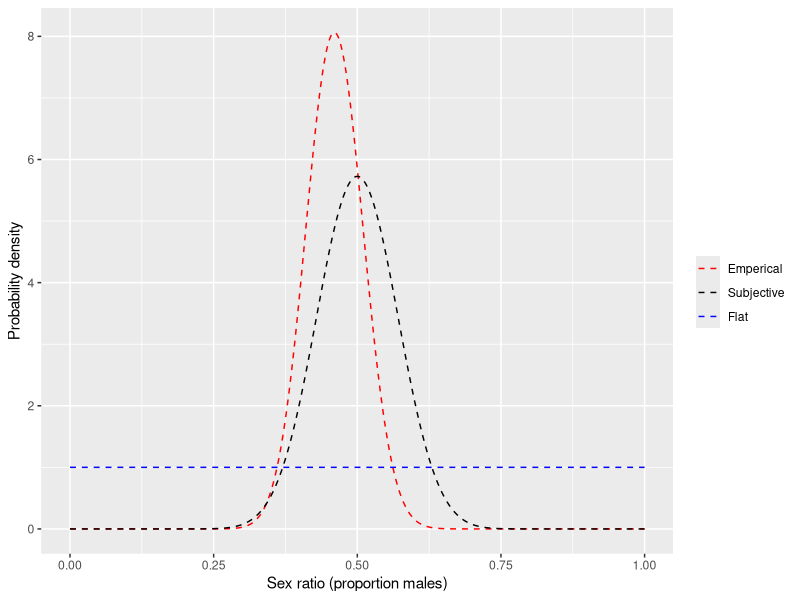
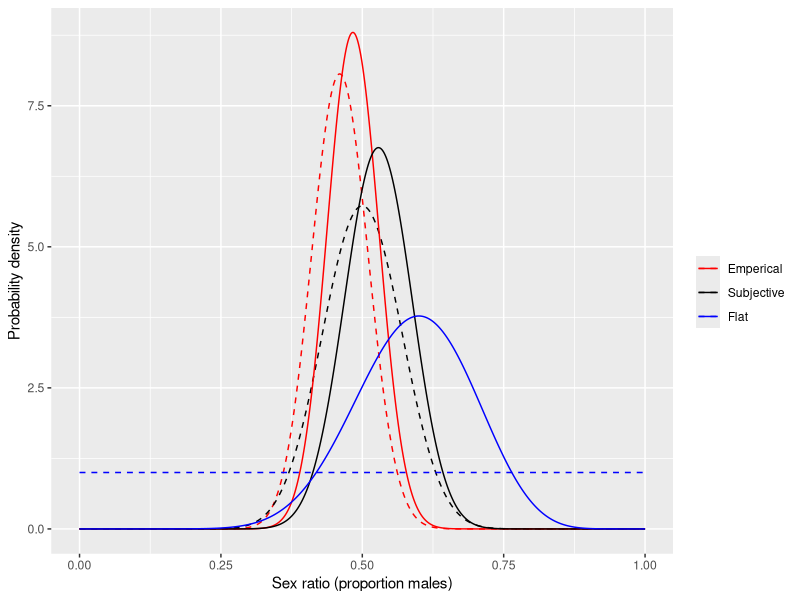

Recreate these plots in R, in order.
## ---- chunk 1
knitr::opts_chunk$set(echo = FALSE, fig.width = 5, fig.height = 3)
library(ggplot2)
## ---- chunk 2
ggplot(data.frame(x=0:1), aes(x=x)) + 
	stat_function(fun=dbeta, args=list(shape1=46+1, shape2=100-46+1), n=1000, aes(color="Emperical"), linetype=2) +
	stat_function(fun=dbeta, args=list(shape1=25+1, shape2=25+1), n=1000, aes(color="Subjective"), linetype=2) +
	stat_function(fun=dbeta, args=list(shape1=1, shape2=1), n=1000, aes(color="Flat"), linetype=2) +
	labs(x="Sex ratio (proportion males)", y="Probability density") + 
	scale_color_manual("", values=c("red",  "black", "blue"), breaks=c("Emperical", "Subjective", "Flat") )
## ---- chunk 3
ggplot(data.frame(x=0:1), aes(x=x)) + 
	# priors
		stat_function(fun=dbeta, args=list(shape1=46+1, shape2=100-46+1), n=1000, aes(color="Emperical"), linetype=2) +
	stat_function(fun=dbeta, args=list(shape1=25+1, shape2=25+1), n=1000, aes(color="Subjective"), linetype=2) +
	stat_function(fun=dbeta, args=list(shape1=1, shape2=1), n=1000, aes(color="Flat"), linetype=2) +
	## posteriors
	stat_function(fun=dbeta, args=list(shape1=46+1+12, shape2=100-46+1+8), n=1000, aes(color="Emperical")) +
	stat_function(fun=dbeta, args=list(shape1=25+1+12, shape2=25+1+8), n=1000, aes(color="Subjective")) +
	stat_function(fun=dbeta, args=list(shape1=1+12, shape2=1+8), n=1000, aes(color="Flat")) +
	labs(x="Sex ratio (proportion males)", y="Probability density") + 
	scale_color_manual("", values=c("red",  "black", "blue"), breaks=c("Emperical", "Subjective", "Flat") )
